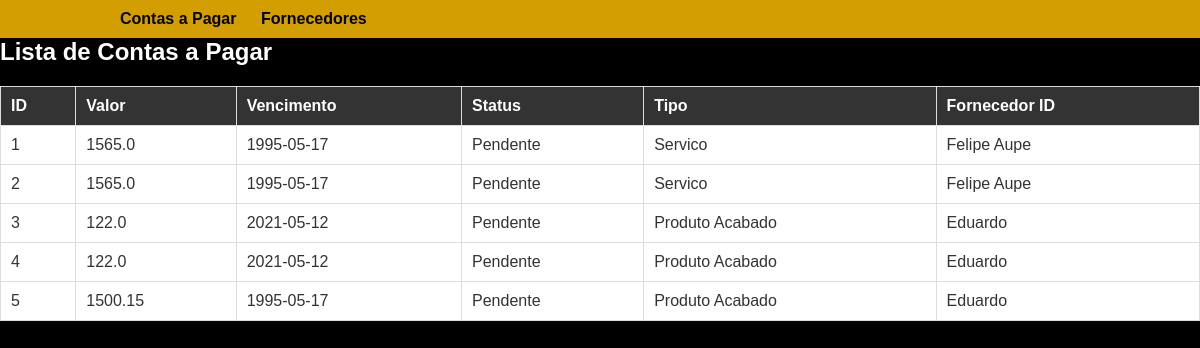
Page /contas_pagar on the committed database.
### models/__init__.py (models this page shows, shortened)
class ContasPagar(db.Model):
    id_conta = db.Column(db.Integer, primary_key=True)
    valor_conta = db.Column(db.Float, nullable=False)
    vencimento_conta = db.Column(db.Date, nullable=False)
    status_conta = db.Column(db.String(20), default='Pendente')
    tipo_conta = db.Column(db.String(20))
    fornecedor_id = db.Column(db.Integer, db.ForeignKey(
        'fornecedores.id_fornecedor'), nullable=False)
    fornecedor = db.relationship(
        'Fornecedores', backref=db.backref('contas_pagar', lazy=True))

class Fornecedores(db.Model):
    id_fornecedor = db.Column(db.Integer, primary_key=True)
    nome_fornecedor = db.Column(db.String(100), nullable=False)
    contato_fornecedor = db.Column(db.String(50))
    endereco_fornecedor = db.Column(db.String(200))
    email_fornecedor = db.Column(db.String(50))

### routes/conta_pagar.py (the view)
@contas_pagar_bp.route('/contas_pagar', methods=['GET', 'POST'])
def listar_contas_pagar():
    contas = db.session.query(
        ContasPagar, Fornecedores).join(Fornecedores).all()
    lista_contas = []
    for conta, fornecedor in contas:
        lista_contas.append({
            'id_conta': conta.id_conta,
            'valor_conta': conta.valor_conta,
            'vencimento_conta': conta.vencimento_conta,
            'status_conta': conta.status_conta,
            'tipo_conta': conta.tipo_conta,
            'nome_fornecedor': fornecedor.nome_fornecedor
        })
    return render_template('contas_pagar/contas_pagar.html',
                           contas_pagar=lista_contas,
                           form=form)

### templates/contas_pagar/contas_pagar.html
{% extends 'layout.html' %}
{% block content %}
    <h2>Lista de Contas a Pagar</h2>
    <table class="table">
        <thead>
            <tr>
                <th>ID</th>
                <th>Valor</th>
                <th>Vencimento</th>
                <th>Status</th>
                <th>Tipo</th>
                <th>Fornecedor ID</th>
            </tr>
        </thead>
        <tbody>
            {% for conta in contas_pagar %}
                <tr>
                    <td>{{ conta['id_conta'] }}</td>
                    <td>{{ conta['valor_conta'] }}</td>
                    <td>{{ conta['vencimento_conta'] }}</td>
                    <td>{{ conta['status_conta'] }}</td>
                    <td>{{ conta['tipo_conta'] }}</td>
                    <td>{{ conta['nome_fornecedor'] }}</td>
                </tr>
            {% endfor %}
        </tbody>
    </table>
{% endblock %}

### static/css/style.css (style rules this page uses)
body, h1, h2, h3, p, ul, li { margin: 0; padding: 0; }
body { font-family: Arial, sans-serif; background-color: #000; color: #fff; margin: 0; padding: 0; }
.table { width: 100%; border-collapse: collapse; margin-top: 20px; font-family: 'Arial', sans-serif; }
.table th, .table td { border: 1px solid #ddd; padding: 10px; text-align: left; font-family: 'Arial', sans-serif; }
.table th { background-color: #333; color: #fff; }
.table td { background-color: #fff; color: #333; }

### rows in the picture
ContasPagar: id_conta "1", valor_conta "1565.0", vencimento_conta "1995-05-17", status_conta "Pendente", tipo_conta "Servico", nome_fornecedor "Felipe Aupe"
ContasPagar: valor_conta "1565.0", vencimento_conta "1995-05-17", status_conta "Pendente", tipo_conta "Servico"
Fornecedores: nome_fornecedor "Felipe Aupe"
ContasPagar: id_conta "3", valor_conta "122.0", vencimento_conta "2021-05-12", status_conta "Pendente", tipo_conta "Produto Acabado", nome_fornecedor "Eduardo"
ContasPagar: valor_conta "122.0", vencimento_conta "2021-05-12", status_conta "Pendente", tipo_conta "Produto Acabado"
Fornecedores: nome_fornecedor "Eduardo" "Eduardo"
ContasPagar: valor_conta "1500.15", vencimento_conta "1995-05-17", status_conta "Pendente", tipo_conta "Produto Acabado"

### other values in the picture
{{ conta['id_conta'] }} "2" "4" "5"
